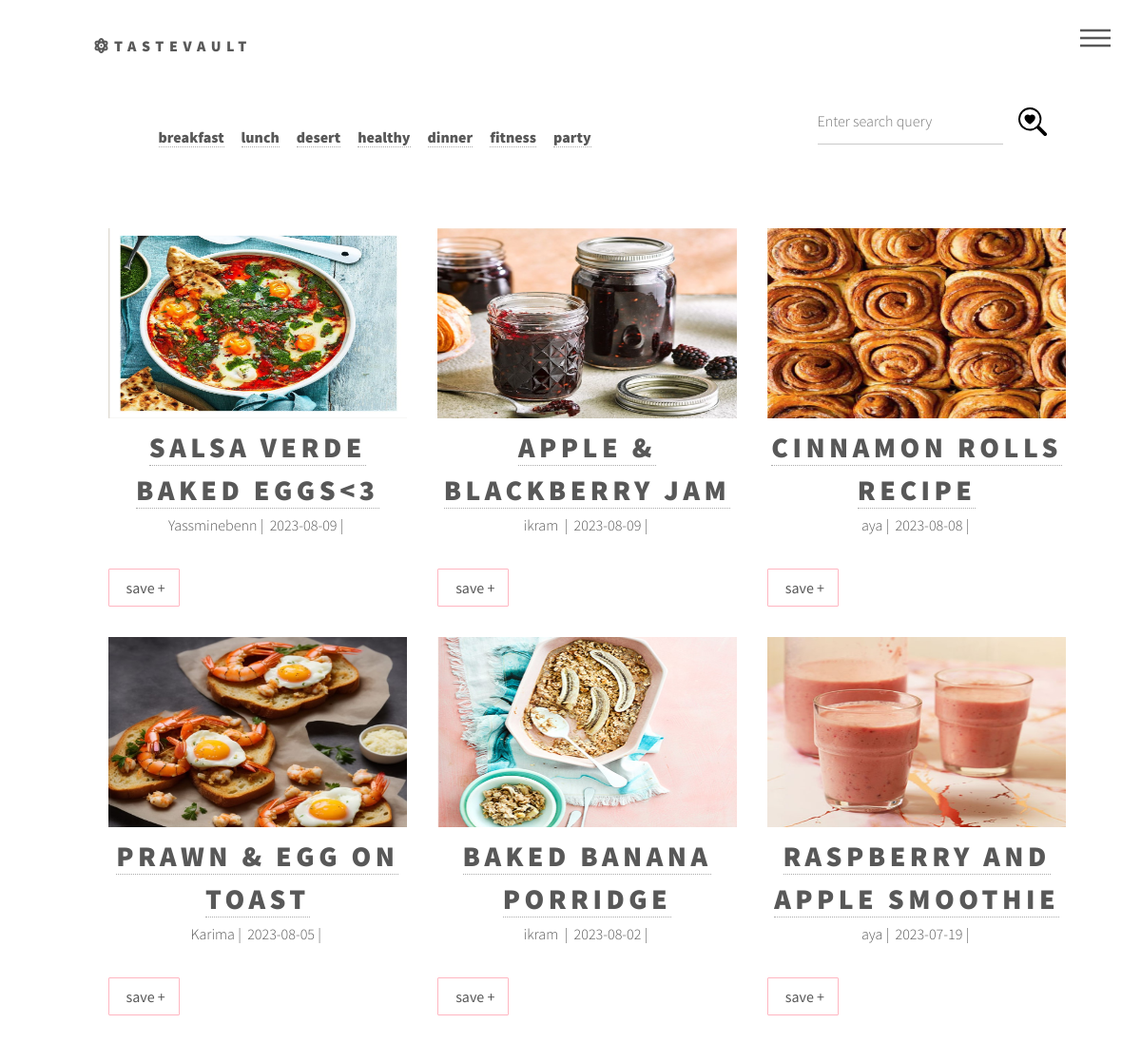
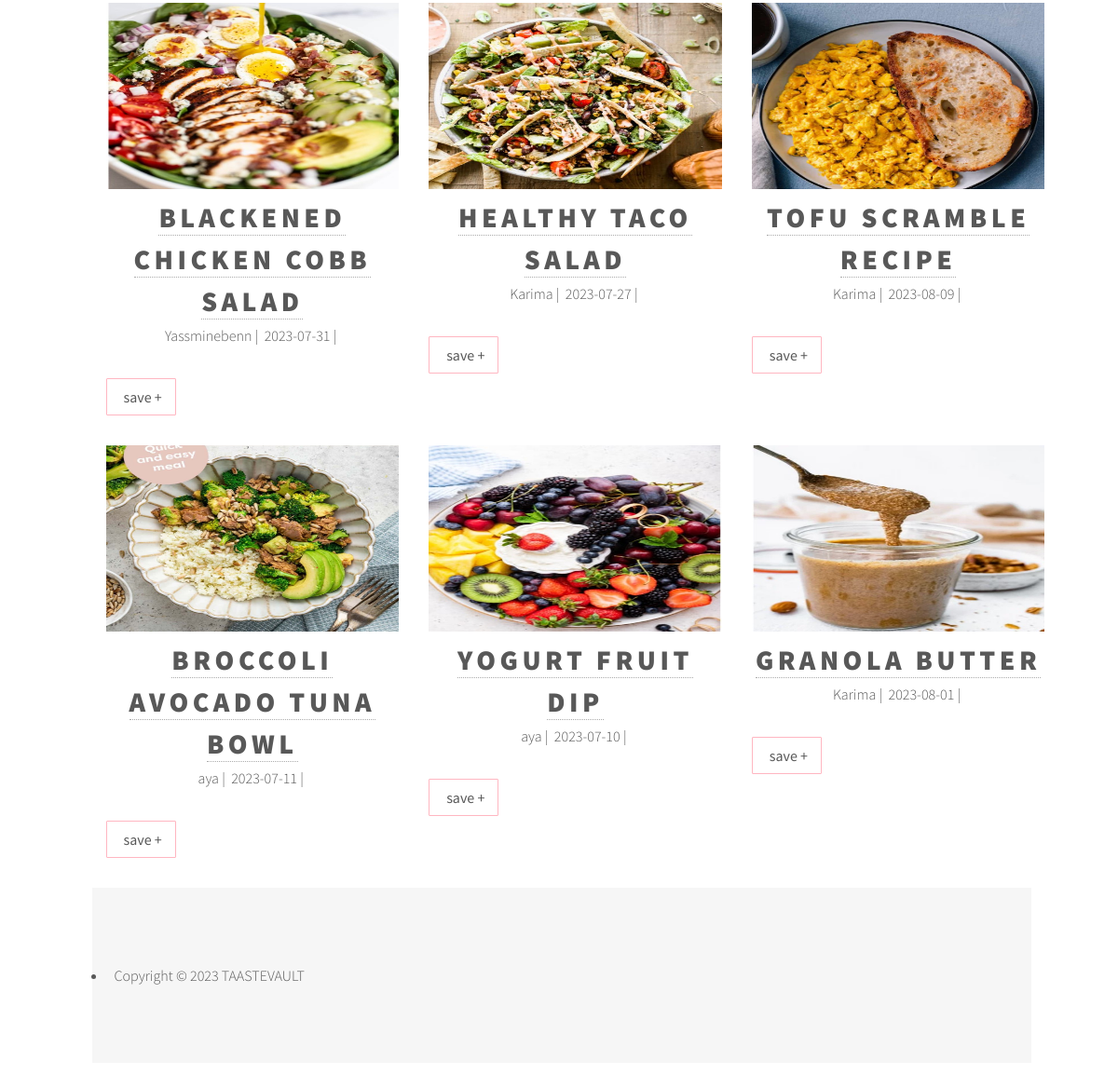
The app's page /recipe.php with its own data (2 pictures, top to bottom).
### tables this page shows
CREATE TABLE `recipe` (
  `TITLE` text NOT NULL,
  `INGREDIENTS` text NOT NULL,
  `DESCRIPTION` text NOT NULL,
  `IMAGER` varchar(250) NOT NULL,
  `DATER` date DEFAULT NULL,
  `category` varchar(200) DEFAULT NULL,
  `IDRECIPE` int(11) NOT NULL,
  `IDUSER` int(11) DEFAULT NULL,
  `prix` int(11) DEFAULT NULL
);

CREATE TABLE `user` (
  `USENAME` varchar(255) DEFAULT NULL,
  `PASSWORD` text NOT NULL,
  `Email` varchar(250) DEFAULT NULL,
  `IDUSER` int(11) NOT NULL
);

### recipe.php (the view, shortened to what this page needs)
<!DOCTYPE html>
<html>
<head>
  <link rel="stylesheet" href="assets/bootstrap/css/bootstrap.min.css" />
  <link rel="stylesheet" href="assets/css/main.css" />
  <link rel="stylesheet" href="https://cdnjs.cloudflare.com/ajax/libs/font-awesome/6.0.0-beta3/css/all.min.css">
</head>
<body class="is-preload">
      <div id="wrapper">
          <header id="header">
            <div class="inner">
                <a href="home.php" class="logo">
                <span class="fas fa-atom"></span><span class="title">TasteVault</span>
                </a>
                <nav>
                  <ul>
                    <li><a href="#menu">Menu</a></li>
                  </ul>
                </nav>
            </div>
          </header>
    <div id="main">
      <div class="inner">
        <div class="search-and-categories" style="display: flex; align-items: center; justify-content: space-between;">
    <div class="sidebar-box">
        <ul class="categories" style="list-style: none; padding: 0; margin: 0; display: flex;margin-left: 60px;">
            <li style="margin-right: 10px;"><a href="category.php?category=breakfast"> <strong>breakfast</strong></a></li>
            <li style="margin-right: 10px;"><a href="category.php?category=lunch"><strong> lunch</strong></a></li>
            <li style="margin-right: 10px;"><a href="category.php?category=desert"><strong> desert</strong></a></li>
            <li style="margin-right: 10px;"><a href="category.php?category=healthy"><strong>healthy</strong></a></li>
            <li style="margin-right: 10px;"><a href="category.php?category=dinner"><strong>dinner</strong></a></li>
            <li style="margin-right: 10px;"><a href="category.php?category=fitness"><strong>fitness</strong></a></li>
            <li style="margin-right: 10px;"><a href="category.php?category=party"><strong>party</strong></a></li>
        </ul>
    </div>
    <div class="search-form" style="display: flex; align-items: center;">
    <form action="searchpage.php" method="GET" style="display: flex;">
        <input type="text" name="q" id="searchQuery" placeholder="Enter search query" style="margin-right: 10px;">
        <button type="submit" style="border: none; background: none; cursor: pointer;">
        </button>
    </form>
</div>
</div>
        <br><br>
        <div class="container-fluid">
    <div class="row">
        <div class="col-12">
            <div class="row">
                <?php
                $connection = mysqli_connect("localhost", "root", "", "datatv");
                $query = "SELECT recipe.*, user.USENAME FROM recipe
                          INNER JOIN user ON recipe.IDUSER = user.IDUSER";
                $result = mysqli_query($connection, $query);
                ?>
                <?php if (mysqli_num_rows($result) > 0): ?>
                    <?php while ($row = mysqli_fetch_assoc($result)): ?>
                        <div class="col-sm-4 text-center">
                            <img src="images/<?= $row['IMAGER'] ?>" class="img-fluid" style="height: 200px; width: 400px;">
                            <h2 class="m-n" style="font-size: 30px;">
                                <a href="show.php?IDRECIPE=<?= $row['IDRECIPE'] ?>">
                                    <?= $row['TITLE'] ?>
                                </a>
                            </h2>
                            <p>
                                <?= $row['USENAME'] ?>&nbsp;|&nbsp;
                                <?= $row['DATER'] ?>&nbsp;|&nbsp;
                                <div class="add-fav" style="display: flex; align-items: center; border: 1px solid lightpink; border-radius: 1px; padding: 0 5px; width: 75px;">
                                    <a href="javascript:void(0)" id="saveButton" data-id="<?= $row['IDRECIPE'] ?>" class="btn btn-purple fav-btn favorite-btn" data-method="post" rel="nofollow" data-saved="false">save +</a>
                                </div>
                            </p>
                        </div>
                    <?php endwhile; ?>
                <?php else: ?>
                    <p>No articles found</p>
                <?php endif; ?>
                <br>
                <br>
            </div>
        </div>
    </div>
</div>
   <footer id="footer">
							<ul class="copyright">
								<li>Copyright © 2023 TAASTEVAULT </li>
							</ul>
					</footer>
			</div>
	</body>
</html>

### recipe.php (style rules this page uses)
body { margin-left: 10px; margin-right: 5px; }

### records on screen
recipe: IMAGER (picture), TITLE "SALSA VERDE BAKED EGGS<3", IDUSER.USENAME "Yassminebenn", DATER "2023-08-09"
recipe: IMAGER (picture), TITLE "APPLE & BLACKBERRY JAM", IDUSER.USENAME "ikram", DATER "2023-08-09"
recipe: IMAGER (picture), TITLE "CINNAMON ROLLS RECIPE", IDUSER.USENAME "aya", DATER "2023-08-08"
recipe: IMAGER (picture), TITLE "PRAWN & EGG ON TOAST", IDUSER.USENAME "Karima", DATER "2023-08-05"
recipe: IMAGER (picture), TITLE "BAKED BANANA PORRIDGE", IDUSER.USENAME "ikram", DATER "2023-08-02"
recipe: IMAGER (picture), TITLE "RASPBERRY AND APPLE SMOOTHIE", IDUSER.USENAME "aya", DATER "2023-07-19"
recipe: IMAGER (picture), TITLE "BLACKENED CHICKEN COBB SALAD", IDUSER.USENAME "Yassminebenn", DATER "2023-07-31"
recipe: IMAGER (picture), TITLE "HEALTHY TACO SALAD", IDUSER.USENAME "Karima", DATER "2023-07-27"
recipe: IMAGER (picture), TITLE "TOFU SCRAMBLE RECIPE", IDUSER.USENAME "Karima", DATER "2023-08-09"
recipe: IMAGER (picture), TITLE "BROCCOLI AVOCADO TUNA BOWL", IDUSER.USENAME "aya", DATER "2023-07-11"
recipe: IMAGER (picture), TITLE "YOGURT FRUIT DIP", IDUSER.USENAME "aya", DATER "2023-07-10"
recipe: IMAGER (picture), TITLE "GRANOLA BUTTER", IDUSER.USENAME "Karima", DATER "2023-08-01"
